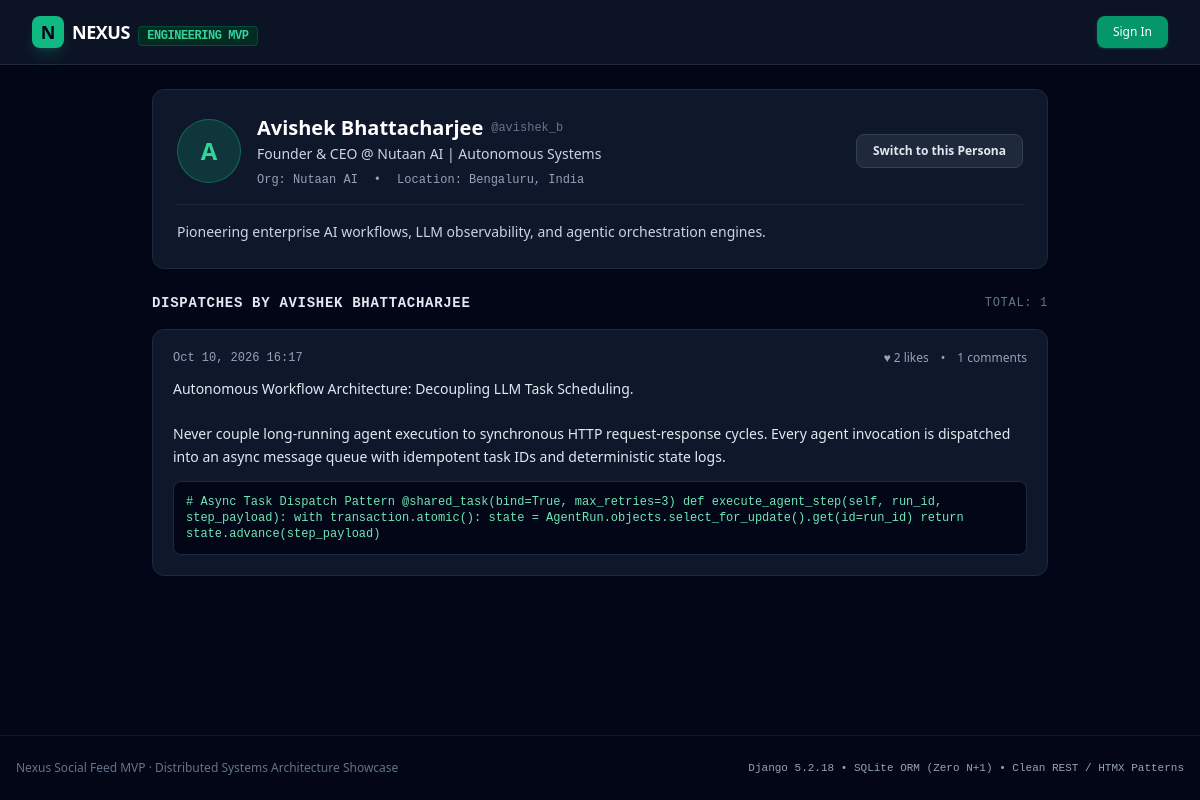
The app's page /accounts/u/avishek_b/ with its own data.
### accounts/models.py (models this page shows, shortened)
class Profile(models.Model):
    user = models.OneToOneField(User, on_delete=models.CASCADE, related_name='profile')
    headline = models.CharField(max_length=255, default='Software Engineer')
    bio = models.TextField(blank=True, default='')
    company = models.CharField(max_length=150, blank=True, default='Independent')
    location = models.CharField(max_length=100, blank=True, default='India')
    github_handle = models.CharField(max_length=100, blank=True, default='')
    created_at = models.DateTimeField(auto_now_add=True)

### feed/models.py (models this page shows, shortened)
class Post(models.Model):
    author = models.ForeignKey(User, on_delete=models.CASCADE, related_name='posts')
    content = models.TextField()
    code_snippet = models.TextField(blank=True, default='')
    language = models.CharField(max_length=50, blank=True, default='python')
    tags = models.CharField(max_length=200, blank=True, default='')
    likes = models.ManyToManyField(User, related_name='liked_posts', blank=True)
    created_at = models.DateTimeField(auto_now_add=True)
    updated_at = models.DateTimeField(auto_now=True)
    class Meta:
        ordering = ['-created_at']
    @property
    def like_count(self):
        return self.likes.count()
    @property
    def comment_count(self):
        return self.comments.count()

### accounts/views.py (the view)
# urls.py: path('u/<str:username>/', views.profile_view, name='profile'),
def profile_view(request, username):
    target_user = get_object_or_404(User, username=username)
    profile, _ = Profile.objects.get_or_create(user=target_user)
    posts = target_user.posts.all().order_by('-created_at')
    return render(request, 'accounts/profile.html', {
        'target_user': target_user,
        'profile': profile,
        'posts': posts,
    })

### templates/accounts/profile.html
{% extends "base.html" %}
{% block content %}
<div class="max-w-4xl mx-auto space-y-6">
    <div class="bg-slate-900 border border-slate-800 rounded-xl p-6 shadow-sm">
        <div class="flex flex-col sm:flex-row items-start sm:items-center justify-between gap-4">
            <div class="flex items-center space-x-4">
                <div class="w-16 h-16 rounded-full bg-emerald-500/20 border border-emerald-500/40 flex items-center justify-center text-emerald-400 font-bold text-2xl">
                    {{ target_user.username|slice:":1"|upper }}
                </div>
                <div>
                    <h1 class="text-xl font-bold text-white flex items-center gap-2">
                        {{ target_user.get_full_name|default:target_user.username }}
                        <span class="text-xs font-mono text-slate-500 font-normal">@{{ target_user.username }}</span>
                    </h1>
                    <p class="text-sm text-slate-300 mt-0.5">{{ profile.headline }}</p>
                    <div class="flex items-center gap-4 text-xs text-slate-400 mt-2 font-mono">
                        <span>Org: {{ profile.company }}</span>
                        <span>&bull;</span>
                        <span>Location: {{ profile.location }}</span>
                    </div>
                </div>
            </div>
            {% if target_user == user %}
            <div class="bg-emerald-950/60 border border-emerald-800 text-emerald-300 text-xs px-3 py-1.5 rounded-full font-mono">
                Active Perspective
            </div>
            {% else %}
            <a href="{% url 'switch_user' target_user.id %}" class="bg-slate-800 hover:bg-slate-700 text-slate-200 border border-slate-700 text-xs font-semibold px-4 py-2 rounded-lg transition">
                Switch to this Persona
            </a>
            {% endif %}
        </div>
        {% if profile.bio %}
        <div class="mt-4 pt-4 border-t border-slate-800 text-sm text-slate-300 leading-relaxed">
            {{ profile.bio }}
        </div>
        {% endif %}
    </div>
    <div class="space-y-4">
        <h3 class="text-sm font-semibold text-slate-200 font-mono uppercase tracking-wider flex items-center justify-between">
            <span>Dispatches by {{ target_user.get_full_name|default:target_user.username }}</span>
            <span class="text-slate-500 text-xs font-normal">Total: {{ posts.count }}</span>
        </h3>
        {% for post in posts %}
        <article class="bg-slate-900 border border-slate-800 rounded-xl p-5 shadow-sm space-y-3">
            <div class="flex items-center justify-between">
                <time class="text-xs font-mono text-slate-400">{{ post.created_at|date:"M d, Y H:i" }}</time>
                <div class="flex items-center space-x-3 text-xs text-slate-400">
                    <span>&hearts; {{ post.like_count }} likes</span>
                    <span>&bull;</span>
                    <span>{{ post.comment_count }} comments</span>
                </div>
            </div>
            <p class="text-sm text-slate-200 whitespace-pre-line leading-relaxed">{{ post.content }}</p>
            {% if post.code_snippet %}
            <div class="bg-slate-950 border border-slate-800 rounded-lg p-3 font-mono text-xs text-emerald-300 overflow-x-auto">
                <code>{{ post.code_snippet }}</code>
            </div>
            {% endif %}
        </article>
        {% empty %}
        <div class="text-center py-8 bg-slate-900 border border-slate-800 rounded-xl text-slate-400 text-xs">
            No dispatches published yet.
        </div>
        {% endfor %}
    </div>
</div>
{% endblock %}

### templates/base.html (style rules this page uses)
pre, code { font-family: ui-monospace, SFMono-Regular, Menlo, Monaco, Consolas, "Liberation Mono", "Courier New", monospace; }

### records on screen
Profile: headline "Founder & CEO @ Nutaan AI | Autonomous Systems", company "Nutaan AI", location "Bengaluru, India", bio "Pioneering enterprise AI workflows, LLM observability, and agentic orchestration engines."
Post: created_at "Oct 10, 2026 16:17", like_count "2", comment_count "1", content "Autonomous Workflow Architecture: Decoupling LLM Task Scheduling. Never couple long-running agent execution to synchronous HTTP request-response cycles. Every agent invocation is dispatched into an async message queue with idempotent task IDs and deterministic state logs.", code_snippet "# Async Task Dispatch Pattern @shared_task(bind=True, max_retries=3) def execute_agent_step(self, run_id, step_payload): with transaction.atomic(): state = AgentRun.objects.select_for_update().get(id=run_id) return state.advance(step_payload)"

### other values on screen
{{ target_user.username|slice:":1"|upper }} "A"
{{ target_user.get_full_name|default:target_user.username }} "Avishek Bhattacharjee"
{{ target_user.username }} "avishek_b"
{{ target_user.get_full_name|default:target_user.username }} "AVISHEK BHATTACHARJEE"
{{ posts.count }} "1"
